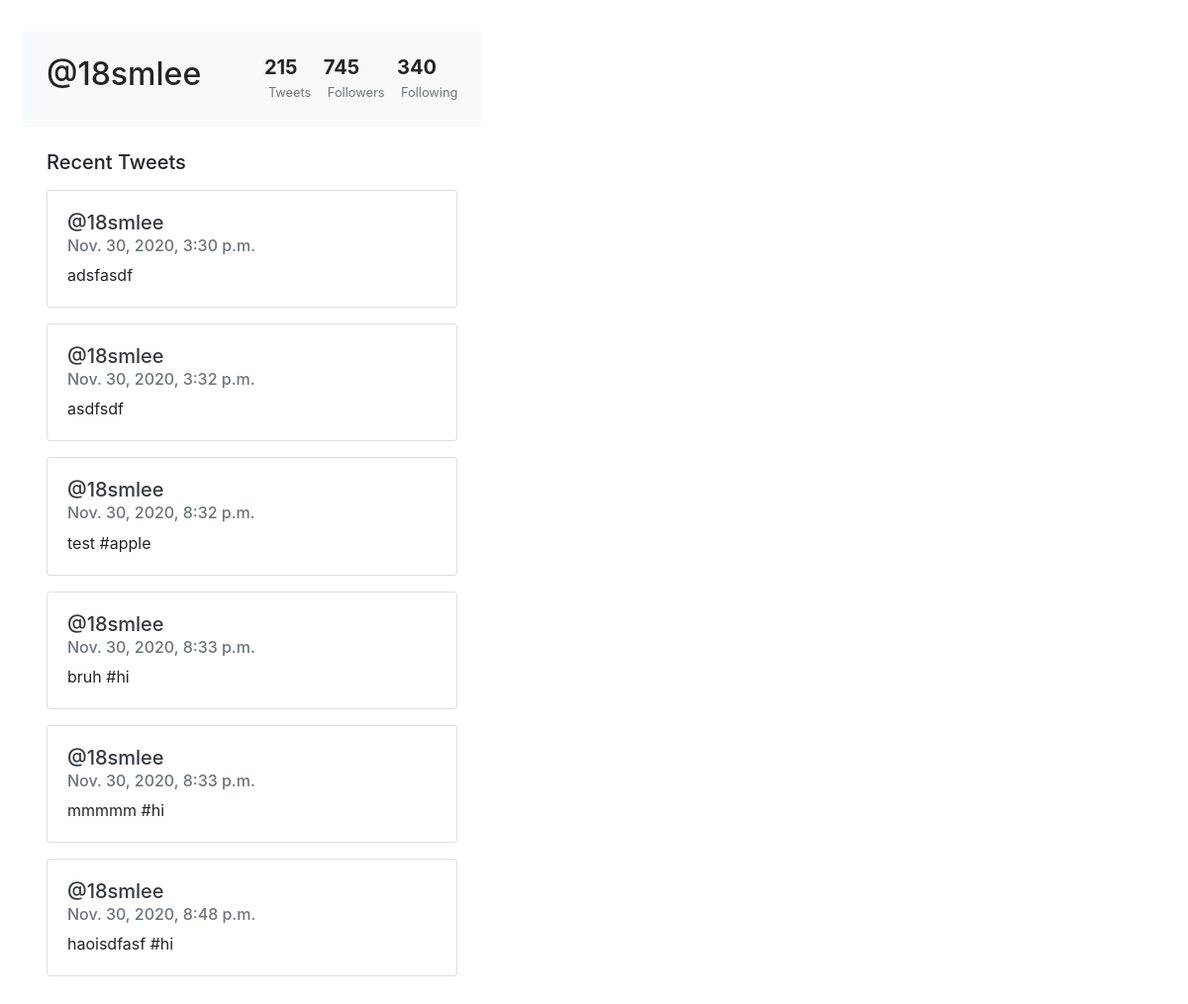
The page /profile/18smlee/ on the database as committed earlier.
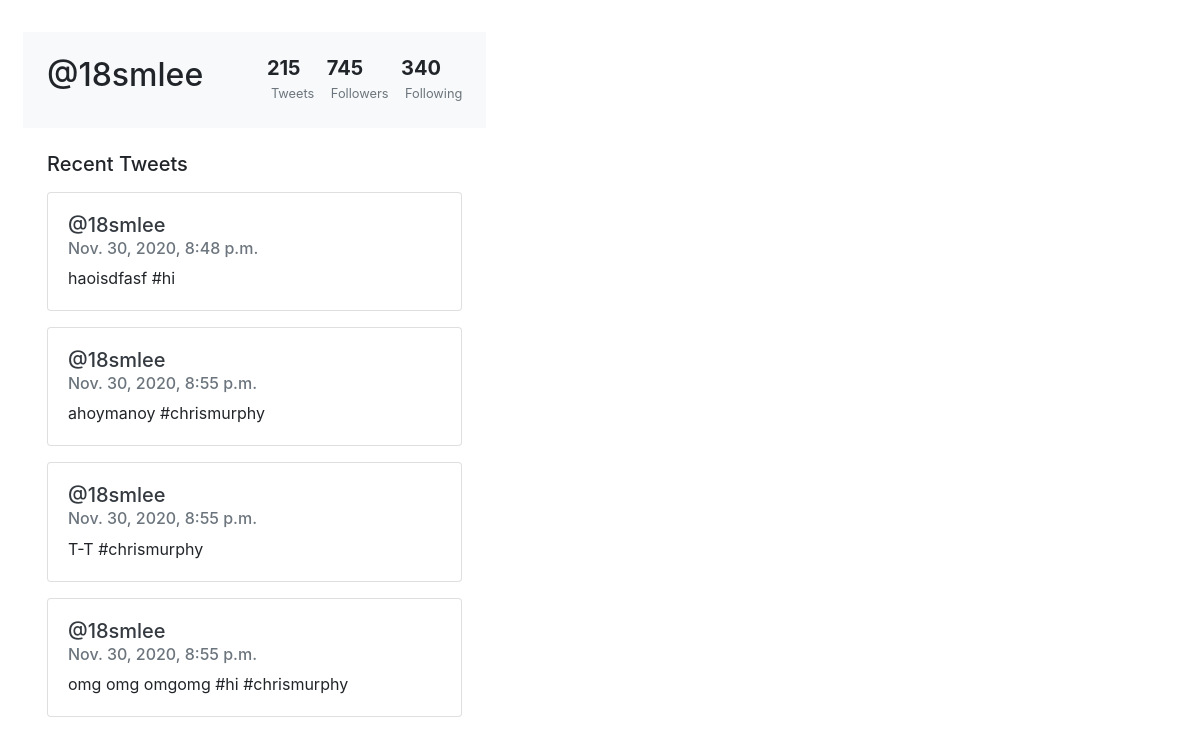
The same page on the database as committed later.
### twitterApp/models.py (models this page shows, shortened)
class Tweet(models.Model):
    author = models.ForeignKey(User, on_delete=models.CASCADE)
    body = models.TextField()
    timeStamp = models.DateTimeField(auto_now=True)
    tags = models.ManyToManyField('Hashtag', blank=True)
    likes = models.ManyToManyField(User, related_name='likedTweet')

### twitterApp/views.py (the view)
# urls.py: path('profile/<username>/', profile_view, name="profile_view"),
def profile_view(request, username):
    user = User.objects.get(username=username)
    tweets = Tweet.objects.all()
    userTweets = []
    for tweet in tweets:
        if tweet.author == user:
            userTweets.append(tweet)
    return render(request, 'profile.html', {'user': user, 'userTweets': userTweets})

### twitterApp/templates/profile.html (shortened to what this page needs)
<!doctype html>
<html lang="en">
  <head>
    <link rel="stylesheet" href="https://stackpath.bootstrapcdn.com/bootstrap/4.3.1/css/bootstrap.min.css">
  </head>
  <body>
    <div class="row m-2">
      <div class="col-md-5">
              <div class="px-4 pt-0 pb-4 cover">
              </div>
              <div class="bg-light p-4 d-flex justify-content-between">
                <h2>@{{user.username}}</h2>
                  <ul class="list-inline mb-0">
                      <li class="list-inline-item">
                          <h5 class="font-weight-bold mb-0 d-block">215</h5><small class="text-muted"> Tweets</small>
                      </li>
                      <li class="list-inline-item">
                          <h5 class="font-weight-bold mb-0 d-block">745</h5><small class="text-muted"> Followers</small>
                      </li>
                      <li class="list-inline-item">
                          <h5 class="font-weight-bold mb-0 d-block">340</h5><small class="text-muted"> Following</small>
                      </li>
                  </ul>
              </div>
              <div class="py-4 px-4">
                  <div class="d-flex align-items-center justify-content-between mb-3">
                      <h5 class="mb-0">Recent Tweets</h5>
                  </div>
                  <div class="row">
                    <div class="col">
                      {% for tweet in userTweets %}
                      <div class="card mb-3">
                        <div class="card-body">
                          <h5><a class="text-dark" href="{% url 'profile_view' tweet.author%}">@{{tweet.author}}</a></h5>
                          <h6 class="card-subtitle mb-2 text-muted">{{tweet.timeStamp}}</h6>
                          <p class="card-text">{{tweet.body}}</p>
                        </div>
                      </div>
                      {% endfor %}
                    </div>
                  </div>
              </div>
          </div>
      </div>
  </body>
</html>

Rows that differ between the two databases and show on the page:
removed Tweet: author "18smlee", timeStamp "Nov. 30, 2020, 3:30 p.m.", body "adsfasdf"
removed Tweet: author "18smlee", timeStamp "Nov. 30, 2020, 3:32 p.m.", body "asdfsdf"
removed Tweet: author "18smlee", timeStamp "Nov. 30, 2020, 8:32 p.m.", body "test #apple"
removed Tweet: author "18smlee", timeStamp "Nov. 30, 2020, 8:33 p.m.", body "bruh #hi"
removed Tweet: author "18smlee", timeStamp "Nov. 30, 2020, 8:33 p.m.", body "mmmmm #hi"
added Tweet: author "18smlee", timeStamp "Nov. 30, 2020, 8:55 p.m.", body "ahoymanoy #chrismurphy"
added Tweet: author "18smlee", timeStamp "Nov. 30, 2020, 8:55 p.m.", body "T-T #chrismurphy"
added Tweet: author "18smlee", timeStamp "Nov. 30, 2020, 8:55 p.m.", body "omg omg omgomg #hi #chrismurphy"
